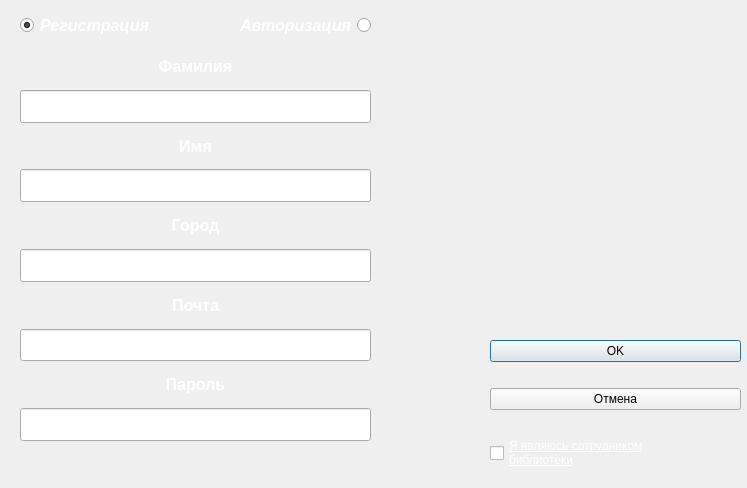
<?xml version="1.0" encoding="UTF-8"?>
<ui version="4.0">
 <class>guestConnecting</class>
 <widget class="QDialog" name="guestConnecting">
  <property name="windowModality">
   <enum>Qt::NonModal</enum>
  </property>
  <property name="enabled">
   <bool>true</bool>
  </property>
  <property name="geometry">
   <rect>
    <x>0</x>
    <y>0</y>
    <width>747</width>
    <height>488</height>
   </rect>
  </property>
  <property name="sizePolicy">
   <sizepolicy hsizetype="Fixed" vsizetype="Fixed">
    <horstretch>10</horstretch>
    <verstretch>10</verstretch>
   </sizepolicy>
  </property>
  <property name="minimumSize">
   <size>
    <width>747</width>
    <height>488</height>
   </size>
  </property>
  <property name="maximumSize">
   <size>
    <width>747</width>
    <height>488</height>
   </size>
  </property>
  <property name="windowTitle">
   <string>Авторизация</string>
  </property>
  <widget class="QWidget" name="verticalLayoutWidget">
   <property name="geometry">
    <rect>
     <x>20</x>
     <y>50</y>
     <width>351</width>
     <height>391</height>
    </rect>
   </property>
   <layout class="QVBoxLayout" name="verticalLayout">
    <property name="spacing">
     <number>7</number>
    </property>
    <item>
     <widget class="QLabel" name="label">
      <property name="palette">
       <palette>
        <active>
         <colorrole role="WindowText">
          <brush brushstyle="SolidPattern">
           <color alpha="255">
            <red>255</red>
            <green>255</green>
            <blue>255</blue>
           </color>
          </brush>
         </colorrole>
        </active>
        <inactive>
         <colorrole role="WindowText">
          <brush brushstyle="SolidPattern">
           <color alpha="255">
            <red>255</red>
            <green>255</green>
            <blue>255</blue>
           </color>
          </brush>
         </colorrole>
        </inactive>
        <disabled>
         <colorrole role="WindowText">
          <brush brushstyle="SolidPattern">
           <color alpha="255">
            <red>120</red>
            <green>120</green>
            <blue>120</blue>
           </color>
          </brush>
         </colorrole>
        </disabled>
       </palette>
      </property>
      <property name="font">
       <font>
        <pointsize>12</pointsize>
        <weight>75</weight>
        <bold>true</bold>
       </font>
      </property>
      <property name="text">
       <string>Фамилия</string>
      </property>
      <property name="alignment">
       <set>Qt::AlignCenter</set>
      </property>
     </widget>
    </item>
    <item>
     <widget class="QLineEdit" name="lineEdit_familia">
      <property name="sizePolicy">
       <sizepolicy hsizetype="Expanding" vsizetype="Preferred">
        <horstretch>0</horstretch>
        <verstretch>0</verstretch>
       </sizepolicy>
      </property>
      <property name="inputMask">
       <string/>
      </property>
      <property name="text">
       <string/>
      </property>
     </widget>
    </item>
    <item>
     <widget class="QLabel" name="label_2">
      <property name="palette">
       <palette>
        <active>
         <colorrole role="WindowText">
          <brush brushstyle="SolidPattern">
           <color alpha="255">
            <red>255</red>
            <green>255</green>
            <blue>255</blue>
           </color>
          </brush>
         </colorrole>
        </active>
        <inactive>
         <colorrole role="WindowText">
          <brush brushstyle="SolidPattern">
           <color alpha="255">
            <red>255</red>
            <green>255</green>
            <blue>255</blue>
           </color>
          </brush>
         </colorrole>
        </inactive>
        <disabled>
         <colorrole role="WindowText">
          <brush brushstyle="SolidPattern">
           <color alpha="255">
            <red>120</red>
            <green>120</green>
            <blue>120</blue>
           </color>
          </brush>
         </colorrole>
        </disabled>
       </palette>
      </property>
      <property name="font">
       <font>
        <pointsize>12</pointsize>
        <weight>75</weight>
        <bold>true</bold>
       </font>
      </property>
      <property name="text">
       <string>Имя</string>
      </property>
      <property name="alignment">
       <set>Qt::AlignCenter</set>
      </property>
     </widget>
    </item>
    <item>
     <widget class="QLineEdit" name="lineEdit_name">
      <property name="sizePolicy">
       <sizepolicy hsizetype="Expanding" vsizetype="Preferred">
        <horstretch>0</horstretch>
        <verstretch>0</verstretch>
       </sizepolicy>
      </property>
      <property name="inputMask">
       <string/>
      </property>
      <property name="text">
       <string/>
      </property>
     </widget>
    </item>
    <item>
     <widget class="QLabel" name="label_3">
      <property name="palette">
       <palette>
        <active>
         <colorrole role="WindowText">
          <brush brushstyle="SolidPattern">
           <color alpha="255">
            <red>255</red>
            <green>255</green>
            <blue>255</blue>
           </color>
          </brush>
         </colorrole>
        </active>
        <inactive>
         <colorrole role="WindowText">
          <brush brushstyle="SolidPattern">
           <color alpha="255">
            <red>255</red>
            <green>255</green>
            <blue>255</blue>
           </color>
          </brush>
         </colorrole>
        </inactive>
        <disabled>
         <colorrole role="WindowText">
          <brush brushstyle="SolidPattern">
           <color alpha="255">
            <red>120</red>
            <green>120</green>
            <blue>120</blue>
           </color>
          </brush>
         </colorrole>
        </disabled>
       </palette>
      </property>
      <property name="font">
       <font>
        <pointsize>12</pointsize>
        <weight>75</weight>
        <bold>true</bold>
       </font>
      </property>
      <property name="text">
       <string>Город</string>
      </property>
      <property name="alignment">
       <set>Qt::AlignCenter</set>
      </property>
     </widget>
    </item>
    <item>
     <widget class="QLineEdit" name="lineEdit_city">
      <property name="sizePolicy">
       <sizepolicy hsizetype="Expanding" vsizetype="Preferred">
        <horstretch>0</horstretch>
        <verstretch>0</verstretch>
       </sizepolicy>
      </property>
      <property name="inputMask">
       <string/>
      </property>
      <property name="text">
       <string/>
      </property>
     </widget>
    </item>
    <item>
     <widget class="QLabel" name="label_4">
      <property name="palette">
       <palette>
        <active>
         <colorrole role="WindowText">
          <brush brushstyle="SolidPattern">
           <color alpha="255">
            <red>255</red>
            <green>255</green>
            <blue>255</blue>
           </color>
          </brush>
         </colorrole>
        </active>
        <inactive>
         <colorrole role="WindowText">
          <brush brushstyle="SolidPattern">
           <color alpha="255">
            <red>255</red>
            <green>255</green>
            <blue>255</blue>
           </color>
          </brush>
         </colorrole>
        </inactive>
        <disabled>
         <colorrole role="WindowText">
          <brush brushstyle="SolidPattern">
           <color alpha="255">
            <red>120</red>
            <green>120</green>
            <blue>120</blue>
           </color>
          </brush>
         </colorrole>
        </disabled>
       </palette>
      </property>
      <property name="font">
       <font>
        <pointsize>12</pointsize>
        <weight>75</weight>
        <bold>true</bold>
       </font>
      </property>
      <property name="text">
       <string>Почта</string>
      </property>
      <property name="alignment">
       <set>Qt::AlignCenter</set>
      </property>
     </widget>
    </item>
    <item>
     <widget class="QLineEdit" name="lineEdit_mail">
      <property name="sizePolicy">
       <sizepolicy hsizetype="Expanding" vsizetype="Preferred">
        <horstretch>0</horstretch>
        <verstretch>0</verstretch>
       </sizepolicy>
      </property>
      <property name="inputMask">
       <string/>
      </property>
      <property name="text">
       <string/>
      </property>
     </widget>
    </item>
    <item>
     <widget class="QLabel" name="label_5">
      <property name="palette">
       <palette>
        <active>
         <colorrole role="WindowText">
          <brush brushstyle="SolidPattern">
           <color alpha="255">
            <red>255</red>
            <green>255</green>
            <blue>255</blue>
           </color>
          </brush>
         </colorrole>
         <colorrole role="Button">
          <brush brushstyle="SolidPattern">
           <color alpha="255">
            <red>255</red>
            <green>255</green>
            <blue>255</blue>
           </color>
          </brush>
         </colorrole>
         <colorrole role="Light">
          <brush brushstyle="SolidPattern">
           <color alpha="255">
            <red>255</red>
            <green>255</green>
            <blue>255</blue>
           </color>
          </brush>
         </colorrole>
         <colorrole role="Midlight">
          <brush brushstyle="SolidPattern">
           <color alpha="255">
            <red>255</red>
            <green>255</green>
            <blue>255</blue>
           </color>
          </brush>
         </colorrole>
         <colorrole role="Dark">
          <brush brushstyle="SolidPattern">
           <color alpha="255">
            <red>127</red>
            <green>127</green>
            <blue>127</blue>
           </color>
          </brush>
         </colorrole>
         <colorrole role="Mid">
          <brush brushstyle="SolidPattern">
           <color alpha="255">
            <red>170</red>
            <green>170</green>
            <blue>170</blue>
           </color>
          </brush>
         </colorrole>
         <colorrole role="Text">
          <brush brushstyle="SolidPattern">
           <color alpha="255">
            <red>0</red>
            <green>0</green>
            <blue>0</blue>
           </color>
          </brush>
         </colorrole>
         <colorrole role="BrightText">
          <brush brushstyle="SolidPattern">
           <color alpha="255">
            <red>255</red>
            <green>255</green>
            <blue>255</blue>
           </color>
          </brush>
         </colorrole>
         <colorrole role="ButtonText">
          <brush brushstyle="SolidPattern">
           <color alpha="255">
            <red>0</red>
            <green>0</green>
            <blue>0</blue>
           </color>
          </brush>
         </colorrole>
         <colorrole role="Base">
          <brush brushstyle="SolidPattern">
           <color alpha="255">
            <red>255</red>
            <green>255</green>
            <blue>255</blue>
           </color>
          </brush>
         </colorrole>
         <colorrole role="Window">
          <brush brushstyle="SolidPattern">
           <color alpha="255">
            <red>255</red>
            <green>255</green>
            <blue>255</blue>
           </color>
          </brush>
         </colorrole>
         <colorrole role="Shadow">
          <brush brushstyle="SolidPattern">
           <color alpha="255">
            <red>0</red>
            <green>0</green>
            <blue>0</blue>
           </color>
          </brush>
         </colorrole>
         <colorrole role="AlternateBase">
          <brush brushstyle="SolidPattern">
           <color alpha="255">
            <red>255</red>
            <green>255</green>
            <blue>255</blue>
           </color>
          </brush>
         </colorrole>
         <colorrole role="ToolTipBase">
          <brush brushstyle="SolidPattern">
           <color alpha="255">
            <red>255</red>
            <green>255</green>
            <blue>220</blue>
           </color>
          </brush>
         </colorrole>
         <colorrole role="ToolTipText">
          <brush brushstyle="SolidPattern">
           <color alpha="255">
            <red>0</red>
            <green>0</green>
            <blue>0</blue>
           </color>
          </brush>
         </colorrole>
         <colorrole role="PlaceholderText">
          <brush brushstyle="SolidPattern">
           <color alpha="128">
            <red>0</red>
            <green>0</green>
            <blue>0</blue>
           </color>
          </brush>
         </colorrole>
        </active>
        <inactive>
         <colorrole role="WindowText">
          <brush brushstyle="SolidPattern">
           <color alpha="255">
            <red>255</red>
            <green>255</green>
            <blue>255</blue>
           </color>
          </brush>
         </colorrole>
         <colorrole role="Button">
          <brush brushstyle="SolidPattern">
           <color alpha="255">
            <red>255</red>
            <green>255</green>
            <blue>255</blue>
           </color>
          </brush>
         </colorrole>
         <colorrole role="Light">
          <brush brushstyle="SolidPattern">
           <color alpha="255">
            <red>255</red>
            <green>255</green>
            <blue>255</blue>
           </color>
          </brush>
         </colorrole>
         <colorrole role="Midlight">
          <brush brushstyle="SolidPattern">
           <color alpha="255">
            <red>255</red>
            <green>255</green>
            <blue>255</blue>
           </color>
          </brush>
         </colorrole>
         <colorrole role="Dark">
          <brush brushstyle="SolidPattern">
           <color alpha="255">
            <red>127</red>
            <green>127</green>
            <blue>127</blue>
           </color>
          </brush>
         </colorrole>
         <colorrole role="Mid">
          <brush brushstyle="SolidPattern">
           <color alpha="255">
            <red>170</red>
            <green>170</green>
            <blue>170</blue>
           </color>
          </brush>
         </colorrole>
         <colorrole role="Text">
          <brush brushstyle="SolidPattern">
           <color alpha="255">
            <red>0</red>
            <green>0</green>
            <blue>0</blue>
           </color>
          </brush>
         </colorrole>
         <colorrole role="BrightText">
          <brush brushstyle="SolidPattern">
           <color alpha="255">
            <red>255</red>
            <green>255</green>
            <blue>255</blue>
           </color>
          </brush>
         </colorrole>
         <colorrole role="ButtonText">
          <brush brushstyle="SolidPattern">
           <color alpha="255">
            <red>0</red>
            <green>0</green>
            <blue>0</blue>
           </color>
          </brush>
         </colorrole>
         <colorrole role="Base">
          <brush brushstyle="SolidPattern">
           <color alpha="255">
            <red>255</red>
            <green>255</green>
            <blue>255</blue>
           </color>
          </brush>
         </colorrole>
         <colorrole role="Window">
          <brush brushstyle="SolidPattern">
           <color alpha="255">
            <red>255</red>
            <green>255</green>
            <blue>255</blue>
           </color>
          </brush>
         </colorrole>
         <colorrole role="Shadow">
          <brush brushstyle="SolidPattern">
           <color alpha="255">
            <red>0</red>
            <green>0</green>
            <blue>0</blue>
           </color>
          </brush>
         </colorrole>
         <colorrole role="AlternateBase">
          <brush brushstyle="SolidPattern">
           <color alpha="255">
            <red>255</red>
            <green>255</green>
            <blue>255</blue>
           </color>
          </brush>
         </colorrole>
         <colorrole role="ToolTipBase">
          <brush brushstyle="SolidPattern">
           <color alpha="255">
            <red>255</red>
            <green>255</green>
            <blue>220</blue>
           </color>
          </brush>
         </colorrole>
         <colorrole role="ToolTipText">
          <brush brushstyle="SolidPattern">
           <color alpha="255">
            <red>0</red>
            <green>0</green>
            <blue>0</blue>
           </color>
          </brush>
         </colorrole>
         <colorrole role="PlaceholderText">
          <brush brushstyle="SolidPattern">
           <color alpha="128">
            <red>0</red>
            <green>0</green>
            <blue>0</blue>
           </color>
          </brush>
         </colorrole>
        </inactive>
        <disabled>
         <colorrole role="WindowText">
          <brush brushstyle="SolidPattern">
           <color alpha="255">
            <red>120</red>
            <green>120</green>
            <blue>120</blue>
           </color>
          </brush>
         </colorrole>
         <colorrole role="Button">
          <brush brushstyle="SolidPattern">
           <color alpha="255">
            <red>255</red>
            <green>255</green>
            <blue>255</blue>
           </color>
          </brush>
         </colorrole>
         <colorrole role="Light">
          <brush brushstyle="SolidPattern">
           <color alpha="255">
            <red>255</red>
            <green>255</green>
            <blue>255</blue>
           </color>
          </brush>
         </colorrole>
         <colorrole role="Midlight">
          <brush brushstyle="SolidPattern">
           <color alpha="255">
            <red>255</red>
            <green>255</green>
            <blue>255</blue>
           </color>
          </brush>
         </colorrole>
         <colorrole role="Dark">
          <brush brushstyle="SolidPattern">
           <color alpha="255">
            <red>127</red>
            <green>127</green>
            <blue>127</blue>
           </color>
          </brush>
         </colorrole>
         <colorrole role="Mid">
          <brush brushstyle="SolidPattern">
           <color alpha="255">
            <red>170</red>
            <green>170</green>
            <blue>170</blue>
           </color>
          </brush>
         </colorrole>
         <colorrole role="Text">
          <brush brushstyle="SolidPattern">
           <color alpha="255">
            <red>127</red>
            <green>127</green>
            <blue>127</blue>
           </color>
          </brush>
         </colorrole>
         <colorrole role="BrightText">
          <brush brushstyle="SolidPattern">
           <color alpha="255">
            <red>255</red>
            <green>255</green>
            <blue>255</blue>
           </color>
          </brush>
         </colorrole>
         <colorrole role="ButtonText">
          <brush brushstyle="SolidPattern">
           <color alpha="255">
            <red>127</red>
            <green>127</green>
            <blue>127</blue>
           </color>
          </brush>
         </colorrole>
         <colorrole role="Base">
          <brush brushstyle="SolidPattern">
           <color alpha="255">
            <red>255</red>
            <green>255</green>
            <blue>255</blue>
           </color>
          </brush>
         </colorrole>
         <colorrole role="Window">
          <brush brushstyle="SolidPattern">
           <color alpha="255">
            <red>255</red>
            <green>255</green>
            <blue>255</blue>
           </color>
          </brush>
         </colorrole>
         <colorrole role="Shadow">
          <brush brushstyle="SolidPattern">
           <color alpha="255">
            <red>0</red>
            <green>0</green>
            <blue>0</blue>
           </color>
          </brush>
         </colorrole>
         <colorrole role="AlternateBase">
          <brush brushstyle="SolidPattern">
           <color alpha="255">
            <red>255</red>
            <green>255</green>
            <blue>255</blue>
           </color>
          </brush>
         </colorrole>
         <colorrole role="ToolTipBase">
          <brush brushstyle="SolidPattern">
           <color alpha="255">
            <red>255</red>
            <green>255</green>
            <blue>220</blue>
           </color>
          </brush>
         </colorrole>
         <colorrole role="ToolTipText">
          <brush brushstyle="SolidPattern">
           <color alpha="255">
            <red>0</red>
            <green>0</green>
            <blue>0</blue>
           </color>
          </brush>
         </colorrole>
         <colorrole role="PlaceholderText">
          <brush brushstyle="SolidPattern">
           <color alpha="128">
            <red>0</red>
            <green>0</green>
            <blue>0</blue>
           </color>
          </brush>
         </colorrole>
        </disabled>
       </palette>
      </property>
      <property name="font">
       <font>
        <pointsize>12</pointsize>
        <weight>75</weight>
        <bold>true</bold>
       </font>
      </property>
      <property name="layoutDirection">
       <enum>Qt::LeftToRight</enum>
      </property>
      <property name="text">
       <string>Пароль</string>
      </property>
      <property name="alignment">
       <set>Qt::AlignCenter</set>
      </property>
     </widget>
    </item>
    <item>
     <widget class="QLineEdit" name="lineEdit_pwd">
      <property name="sizePolicy">
       <sizepolicy hsizetype="Expanding" vsizetype="Preferred">
        <horstretch>0</horstretch>
        <verstretch>0</verstretch>
       </sizepolicy>
      </property>
      <property name="inputMask">
       <string/>
      </property>
      <property name="text">
       <string/>
      </property>
      <property name="echoMode">
       <enum>QLineEdit::Password</enum>
      </property>
     </widget>
    </item>
   </layout>
  </widget>
  <widget class="QWidget" name="horizontalLayoutWidget">
   <property name="geometry">
    <rect>
     <x>20</x>
     <y>10</y>
     <width>351</width>
     <height>31</height>
    </rect>
   </property>
   <layout class="QHBoxLayout" name="horizontalLayout">
    <item>
     <widget class="QRadioButton" name="radioButton_reg">
      <property name="palette">
       <palette>
        <active>
         <colorrole role="WindowText">
          <brush brushstyle="SolidPattern">
           <color alpha="255">
            <red>255</red>
            <green>255</green>
            <blue>255</blue>
           </color>
          </brush>
         </colorrole>
        </active>
        <inactive>
         <colorrole role="WindowText">
          <brush brushstyle="SolidPattern">
           <color alpha="255">
            <red>255</red>
            <green>255</green>
            <blue>255</blue>
           </color>
          </brush>
         </colorrole>
        </inactive>
        <disabled>
         <colorrole role="WindowText">
          <brush brushstyle="SolidPattern">
           <color alpha="255">
            <red>120</red>
            <green>120</green>
            <blue>120</blue>
           </color>
          </brush>
         </colorrole>
        </disabled>
       </palette>
      </property>
      <property name="font">
       <font>
        <pointsize>12</pointsize>
        <weight>75</weight>
        <italic>true</italic>
        <bold>true</bold>
       </font>
      </property>
      <property name="text">
       <string>Регистрация</string>
      </property>
      <property name="checked">
       <bool>true</bool>
      </property>
     </widget>
    </item>
    <item>
     <widget class="QRadioButton" name="radioButton_log">
      <property name="palette">
       <palette>
        <active>
         <colorrole role="WindowText">
          <brush brushstyle="SolidPattern">
           <color alpha="255">
            <red>255</red>
            <green>255</green>
            <blue>255</blue>
           </color>
          </brush>
         </colorrole>
        </active>
        <inactive>
         <colorrole role="WindowText">
          <brush brushstyle="SolidPattern">
           <color alpha="255">
            <red>255</red>
            <green>255</green>
            <blue>255</blue>
           </color>
          </brush>
         </colorrole>
        </inactive>
        <disabled>
         <colorrole role="WindowText">
          <brush brushstyle="SolidPattern">
           <color alpha="255">
            <red>120</red>
            <green>120</green>
            <blue>120</blue>
           </color>
          </brush>
         </colorrole>
        </disabled>
       </palette>
      </property>
      <property name="font">
       <font>
        <pointsize>12</pointsize>
        <weight>75</weight>
        <italic>true</italic>
        <bold>true</bold>
       </font>
      </property>
      <property name="layoutDirection">
       <enum>Qt::RightToLeft</enum>
      </property>
      <property name="text">
       <string>Авторизация</string>
      </property>
     </widget>
    </item>
   </layout>
  </widget>
  <widget class="QWidget" name="verticalLayoutWidget_2">
   <property name="geometry">
    <rect>
     <x>490</x>
     <y>320</y>
     <width>251</width>
     <height>171</height>
    </rect>
   </property>
   <layout class="QVBoxLayout" name="verticalLayout_2">
    <item>
     <widget class="QPushButton" name="pushButton_accept">
      <property name="sizePolicy">
       <sizepolicy hsizetype="Minimum" vsizetype="Fixed">
        <horstretch>0</horstretch>
        <verstretch>0</verstretch>
       </sizepolicy>
      </property>
      <property name="text">
       <string>OK</string>
      </property>
     </widget>
    </item>
    <item>
     <widget class="QPushButton" name="pushButton_reject">
      <property name="sizePolicy">
       <sizepolicy hsizetype="Preferred" vsizetype="Maximum">
        <horstretch>0</horstretch>
        <verstretch>0</verstretch>
       </sizepolicy>
      </property>
      <property name="text">
       <string>Отмена</string>
      </property>
     </widget>
    </item>
    <item>
     <widget class="QCheckBox" name="checkBox">
      <property name="palette">
       <palette>
        <active>
         <colorrole role="WindowText">
          <brush brushstyle="SolidPattern">
           <color alpha="255">
            <red>255</red>
            <green>255</green>
            <blue>255</blue>
           </color>
          </brush>
         </colorrole>
        </active>
        <inactive>
         <colorrole role="WindowText">
          <brush brushstyle="SolidPattern">
           <color alpha="255">
            <red>255</red>
            <green>255</green>
            <blue>255</blue>
           </color>
          </brush>
         </colorrole>
        </inactive>
        <disabled>
         <colorrole role="WindowText">
          <brush brushstyle="SolidPattern">
           <color alpha="255">
            <red>120</red>
            <green>120</green>
            <blue>120</blue>
           </color>
          </brush>
         </colorrole>
        </disabled>
       </palette>
      </property>
      <property name="font">
       <font>
        <underline>true</underline>
       </font>
      </property>
      <property name="text">
       <string>Я являюсь сотрудником
библиотеки</string>
      </property>
     </widget>
    </item>
   </layout>
  </widget>
 </widget>
 <resources/>
 <connections/>
</ui>
